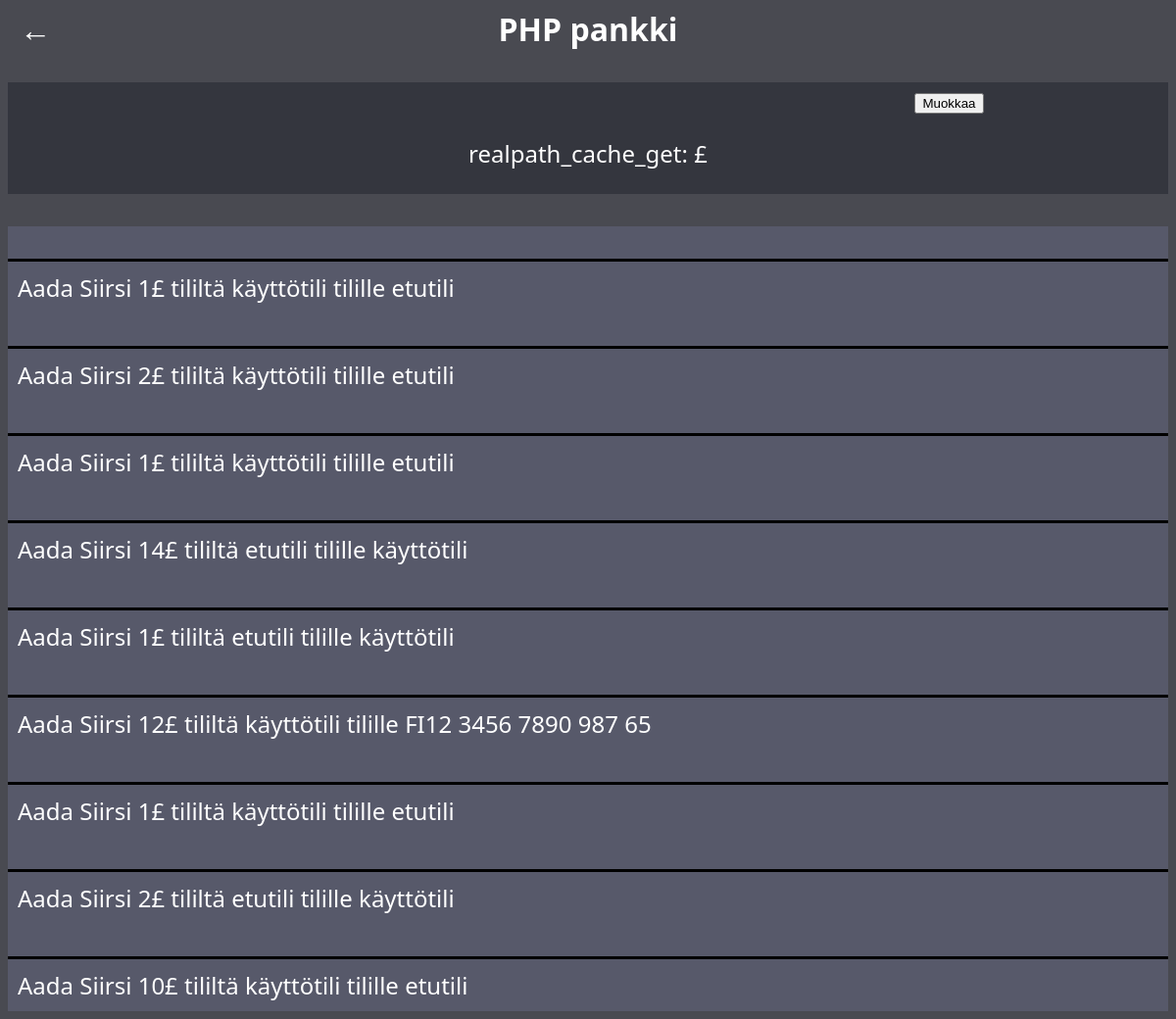
/sivut/näytä_tili.php?tili_id=2, run on the app's committed database.
### tables this page shows
CREATE TABLE `tapahtumat` (
  `id` int(11) NOT NULL,
  `amount` int(11) NOT NULL,
  `sender_account_id` int(20) NOT NULL,
  `reciver_account_id` int(20) NOT NULL,
  `information` varchar(255) DEFAULT NULL,
  `date` datetime DEFAULT NULL
);

### sivut/näytä_tili.php (the view, shortened to what this page needs)
<?php
include '../dbyhteys.php';
?>
<!DOCTYPE html>
<html lang="en">
<head>
    <link rel="stylesheet" href="../style.css">
</head>
<body>
    <a class="backarrow" href="index.php" style="position: absolute; left: 20px;">&#8592;</a>
    <a href="index.php">PHP pankki</a>
    <br><br>
    <?php
        $tiliData = $conn->query(
            "SELECT tilinimi, IBAN, amount
            FROM tilit
            WHERE tili_Id = '" . $_GET["tili_id"] . "'
            AND kayttaja_id = '" .$_SESSION["user_id"]. "'"
            )->fetch();
    ?>
    <div id="tilitiedot">
        <div id="tilinimiBox">
            <button onClick="$('#tilinimi').attr('contentEditable', 'true').css('color', '#b2f4ff').focus()">Muokkaa</button>
        </div>
        <p>realpath_cache_get: <?php echo $tiliData["amount"] ?>£</p>
    </div>
    <br>
    <div id="Tapahtumat">
        <?php
            $tapahtumat = $conn->prepare(
                "SELECT information
                FROM tapahtumat
                WHERE (reciver_account_id = :account_id OR sender_account_id = :account_id)");
                $tapahtumat->execute(["account_id" => $_GET["tili_id"]]);
                $tapahtumat = $tapahtumat->fetchAll();
            if ($tapahtumat) {
                foreach ($tapahtumat as $tapahtuma)
                    echo "<div class='tapahtuma'>" .$tapahtuma["information"]. "</div><br>";
            } else {
                echo "<script>document.getElementById('Tapahtumat_teksti').style.display = 'none';</script>";
            }
        ?>
    </div>
</body>
</html>

### style.css (style rules this page uses)
body { text-align: center; background-color: #494a51; color: #fff; font-size: x-large; font-family: 'Segoe UI', Tahoma, Geneva, Verdana, sans-serif; }
a { color: #fff; text-decoration: none; font-size: xx-large; font-weight: bold; }
#tilitiedot { background: #34363e; padding-block: 1px; }
#Tapahtumat { display: flex; flex-direction: column-reverse; background-color: #57596a; text-align: left; }
.tapahtuma { border-top: solid 3px black; padding: 10px; }
#tilinimiBox { display: flex; padding-top: 10px; justify-content: space-around; }

### data on the page
tapahtumat: information "Aada Siirsi 10£ tililtä käyttötili tilille etutili"
tapahtumat: information "Aada Siirsi 2£ tililtä etutili tilille käyttötili"
tapahtumat: information "Aada Siirsi 1£ tililtä käyttötili tilille etutili"
tapahtumat: information "Aada Siirsi 12£ tililtä käyttötili tilille FI12 3456 7890 987 65"
tapahtumat: information "Aada Siirsi 1£ tililtä etutili tilille käyttötili"
tapahtumat: information "Aada Siirsi 14£ tililtä etutili tilille käyttötili"
tapahtumat: information "Aada Siirsi 1£ tililtä käyttötili tilille etutili"
tapahtumat: information "Aada Siirsi 2£ tililtä käyttötili tilille etutili"
tapahtumat: information "Aada Siirsi 1£ tililtä käyttötili tilille etutili"
